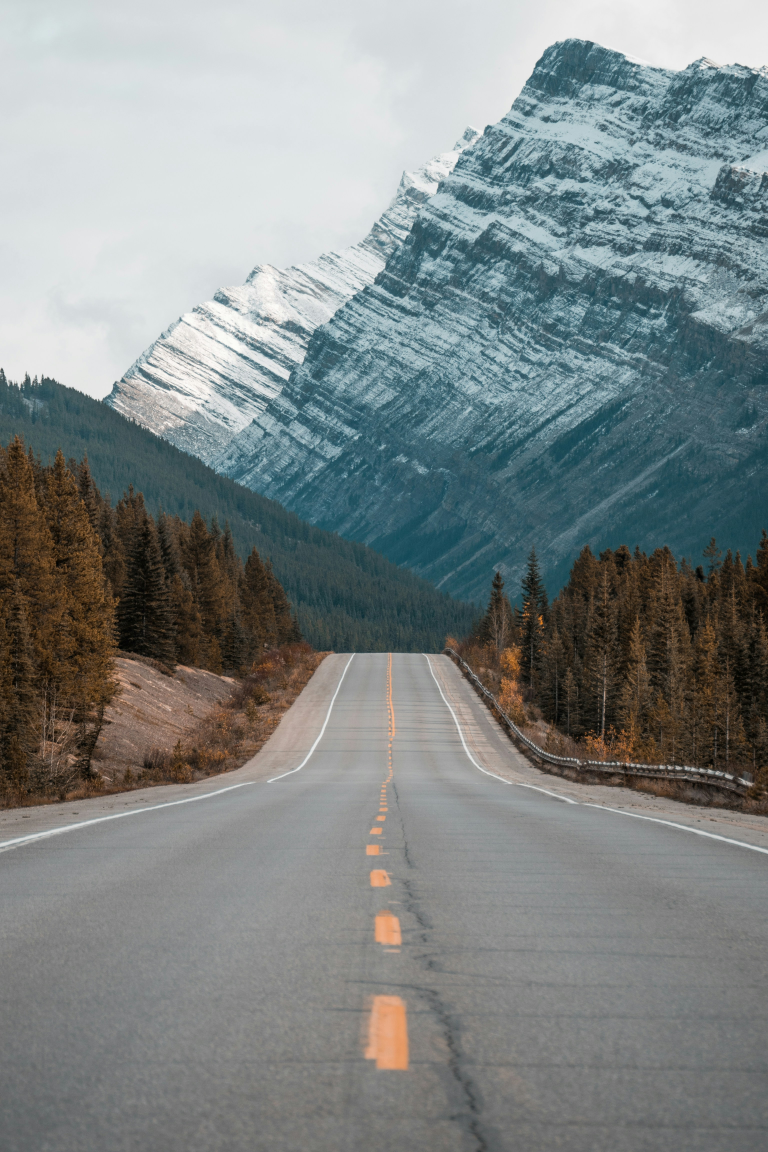
#> input picture road_example.jpg, 3072 x 4608 px, given in place of the camera (shown at 1/4 size)
$ python step2_servo_control_improved.py
#> lines starting #> are read from the running program, lines starting #| are printed output that depends on the picture; after the words box and inside, x2 and y2 are one past the last pixel; in counts of white or black regions, pixels touching at a corner belong together
# 1.라이브러리 import
import serial
import time
import cv2 as cv
import numpy as np

# 2.웹캠을 열기
cap = cv.VideoCapture(0)
if not cap.isOpened():
    print("Cannot open camera")
    exit()

def nothing(x):
    pass

# 아두이노 시리얼 연결 (COM 포트, 9600 속도)
ser = serial.Serial('COM5', 9600)
time.sleep(2)
# 이전 상태 변수 초기화
prev_status = "NOT DETECTED"
# FPS
prev_time = time.time()
# 감지시간
detect_start_time = None
# 트랙바 만들기
cv.namedWindow('Trackbar')
cv.createTrackbar('H_min', 'Trackbar', 35, 179, nothing)
cv.createTrackbar('H_max', 'Trackbar', 85, 179, nothing)
cv.createTrackbar('S_min', 'Trackbar', 50, 255, nothing)
cv.createTrackbar('S_max', 'Trackbar', 255, 255, nothing)
cv.createTrackbar('V_min', 'Trackbar', 50, 255, nothing)
cv.createTrackbar('V_max', 'Trackbar', 255, 255, nothing)


# 반복:
#   웹캠에서 프레임 읽기
while True:
    #   웹캠에서 프레임 읽기
    ret, frame = cap.read()
#> frame is the input picture: shape (4608, 3072, 3); mean B, G, R 133.3, 133.6, 126.7

        # ROI 좌표 및 크기 설정
    x = 300
    y = 100
    w = 100
    h = 100

    # ROI 추출 : [ 높이 시작 : 높이 끝, 너비 시작: 너비 끝 ]
    roi = frame[y:y+h, x:x+w]
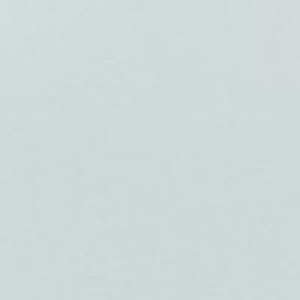
#> roi: shape (100, 100, 3) (shown 3 times larger); mean B, G, R 217.7, 216.7, 206.8

    #   HSV 색공간으로 변환
    hsv = cv.cvtColor(roi, cv.COLOR_BGR2HSV)
#> hsv: shape (100, 100, 3); mean H, S, V 93.1, 13, 217.7

    # 트랙바 값 읽기
    h_min = cv.getTrackbarPos('H_min', 'Trackbar')
    h_max = cv.getTrackbarPos('H_max', 'Trackbar')
    s_min = cv.getTrackbarPos('S_min', 'Trackbar')
    s_max = cv.getTrackbarPos('S_max', 'Trackbar')
    v_min = cv.getTrackbarPos('V_min', 'Trackbar')
    v_max = cv.getTrackbarPos('V_max', 'Trackbar')

    # 3.감지할 색상의 HSV 범위 설정
    lower = np.array([h_min, s_min, v_min])
    upper = np.array([h_max, s_max, v_max])
    #   마스크 픽셀 면적 계산
#   면적과 임계값 비교하여 상태 결정
    gray = cv.cvtColor(frame, cv.COLOR_BGR2GRAY)
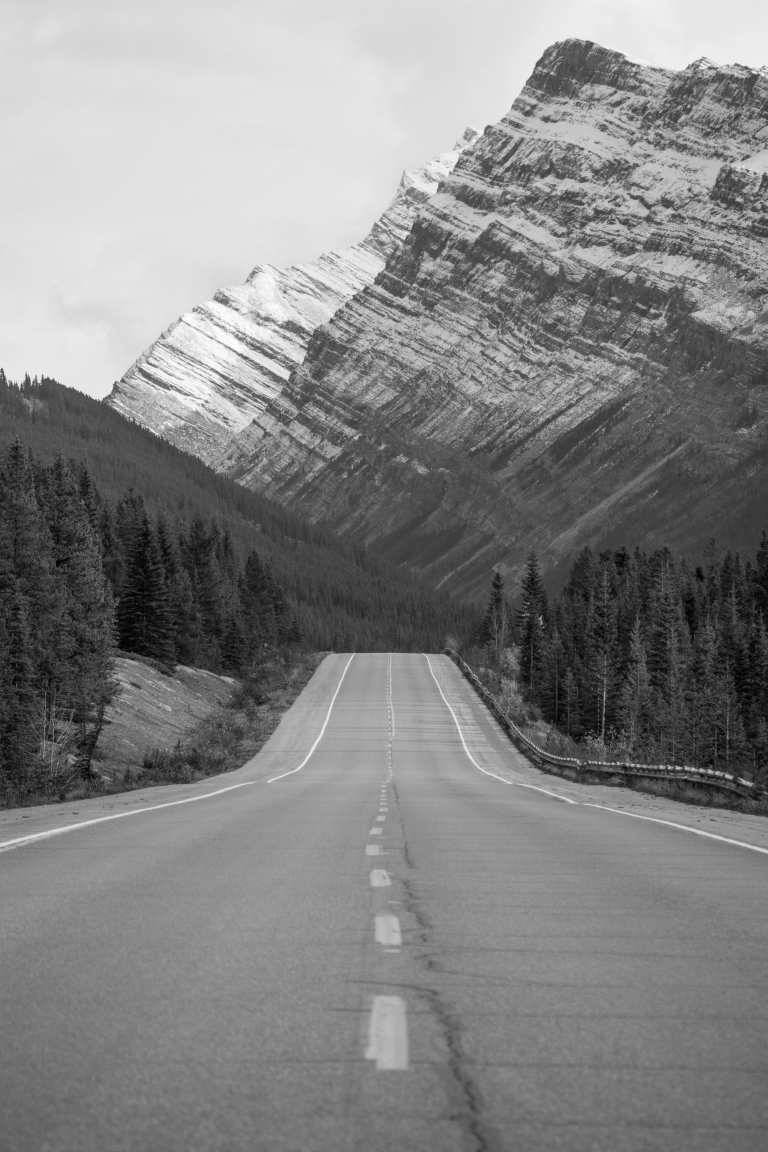
#> gray: shape (4608, 3072) (shown at 1/4 size); min 0, max 254, mean 131.5

    # 이진화 (Otsu 사용)
    _, binary = cv.threshold(gray, 0, 255, cv.THRESH_BINARY + cv.THRESH_OTSU)
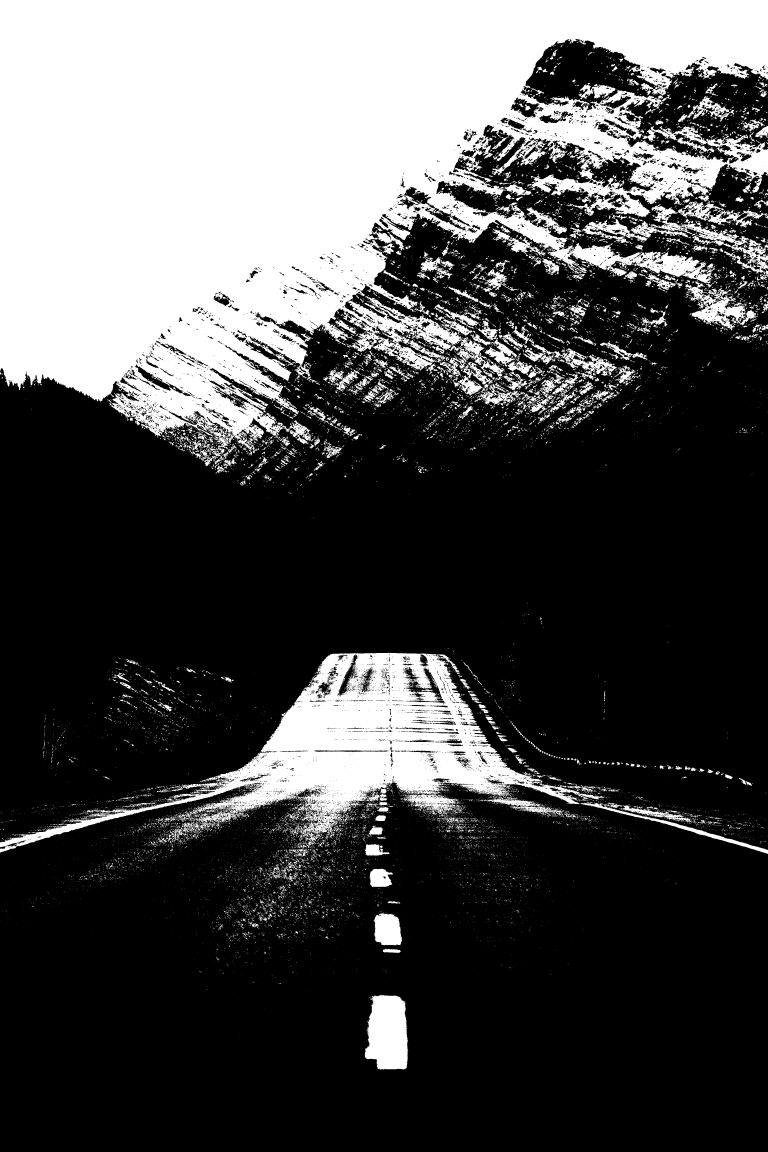
#> binary: shape (4608, 3072) (shown at 1/4 size); 30.2% white; 20949 white regions (19094 under 20 px)

    # 컨투어 검출
    contours, _ = cv.findContours(binary, cv.RETR_EXTERNAL, cv.CHAIN_APPROX_SIMPLE)
#> contours = 20139 contours, 19002 with area under 20; largest, box (x1, y1, x2, y2) and area: (0, 0, 3072, 1805) 3418154, (0, 2611, 2419, 3411) 526964, (1459, 3979, 1633, 4280) 41824, (2522, 816, 3072, 1122) 28558, (2741, 1125, 3031, 1322) 19875

    # 🔴 디버그 1: 검출된 전체 contour 개수
    print(f"\n[프레임 분석] 검출된 contour 개수: {len(contours)}")
#| [프레임 분석] 검출된 contour 개수: 20139

    # 가장 큰 컨투어 찾기
    largest_cnt = None
    max_area = 0
    valid_count = 0  # 조건 만족하는 contour 개수

    for idx, cnt in enumerate(contours):
        area = cv.contourArea(cnt)
        # 🔴 디버그 2: 각 contour의 면적
        print(f"  contour[{idx}] 면적: {area:.1f}", end="")

        if area > 50:
            valid_count += 1
            print(f" ✓ (조건 만족)", end="")
        print()  # 줄 바꿈

        if area > max_area:
            max_area = area
            largest_cnt = cnt
#> this loop made 20139 passes
#> (area, max_area) on pass 40: (41823.5, 41823.5)
#> area on passes 242, 877, 1009, 1106, 1194, 1207: 776, 229.5, 87, 86, 98, 11641
#|   contour[0] 면적: 0.0
#|   contour[1] 면적: 0.0
#|   contour[2] 면적: 0.0
#|   contour[3] 면적: 0.0
#|   contour[4] 면적: 0.0
#|   contour[5] 면적: 0.0
#|   contour[6] 면적: 0.0
#|   contour[7] 면적: 0.0
#> (further printed lines are left out)
#> after the loop, largest_cnt = contour of 31000 points, box (x1, y1, x2, y2) (0, 0, 3072, 1805), area 3418154; max_area = 3418154.5; valid_count = 536

    # 🔴 디버그 3: 조건 만족하는 contour 개수
    print(f"[조건 만족 (면적 > 50): {valid_count}개]")

    # 중심좌표 계산 (최소 크기 필터) - 루프 밖으로 이동!
    if largest_cnt is not None and max_area > 50:
        M = cv.moments(largest_cnt)
#> M = moments, m00 3418154.5, centre m10/m00, m01/m00 = (1188, 687.6)
        # 🔴 디버그 4: moments 값
        print(f"[moments] m00={M['m00']:.1f}, m10={M['m10']:.1f}, m01={M['m01']:.1f}")

        if M["m00"] > 0:
            cx = int(M["m10"] / M["m00"])
#> cx = 1187
            cy = int(M["m01"] / M["m00"])
#> cy = 687

            # 🔴 디버그 5: 중심점과 면적
            print(f"[빨간점 그림] 중심: ({cx}, {cy}), 면적: {max_area:.1f}")

            # 컨투어 그리기
            cv.drawContours(frame, [largest_cnt], 0, (0, 255, 0), 2)
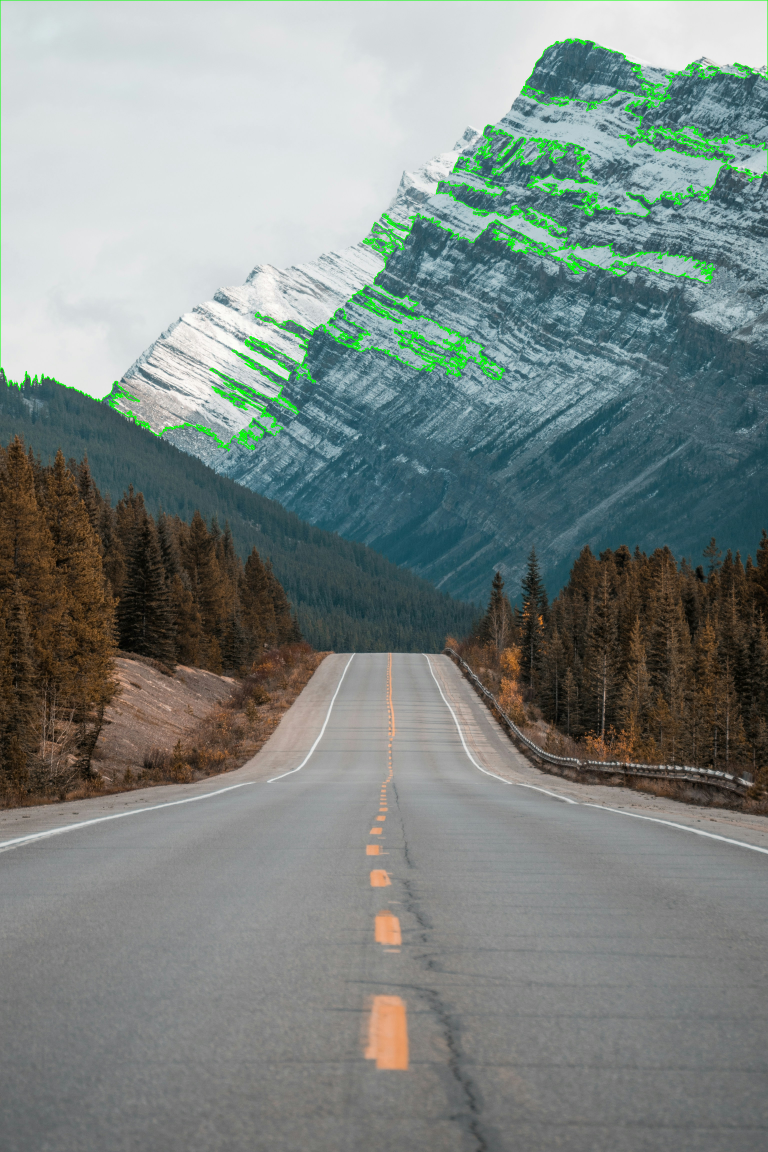
#> frame: shape (4608, 3072, 3) (shown at 1/4 size); mean B, G, R 131.1, 134.7, 124.9

            # 중심점 그리기 (빨강)
            cv.circle(frame, (cx, cy), 8, (0, 0, 255), -1)

            # 좌표 표시
            cv.putText(frame, f'Center: ({cx}, {cy})', (10, 30),
                    cv.FONT_HERSHEY_SIMPLEX, 0.7, (0, 255, 0), 2)
            cv.putText(frame, f'Area: {max_area:.0f}', (10, 60),
                    cv.FONT_HERSHEY_SIMPLEX, 0.7, (0, 255, 0), 2)
    else:
        print("[⚠️  조건 만족 contour 없음 - 빨간점 미표시]")

    #   마스크 생성 (특정 색상만 추출)
    mask = cv.inRange(hsv, lower, upper)
#> mask: shape (100, 100); every value is 0

      # 마스크 픽셀 면적 계산
    area = cv.countNonZero(mask)
#> area = 0

    # 임계값
    area_threshold = 1500

    inverted = cv.bitwise_not(frame)
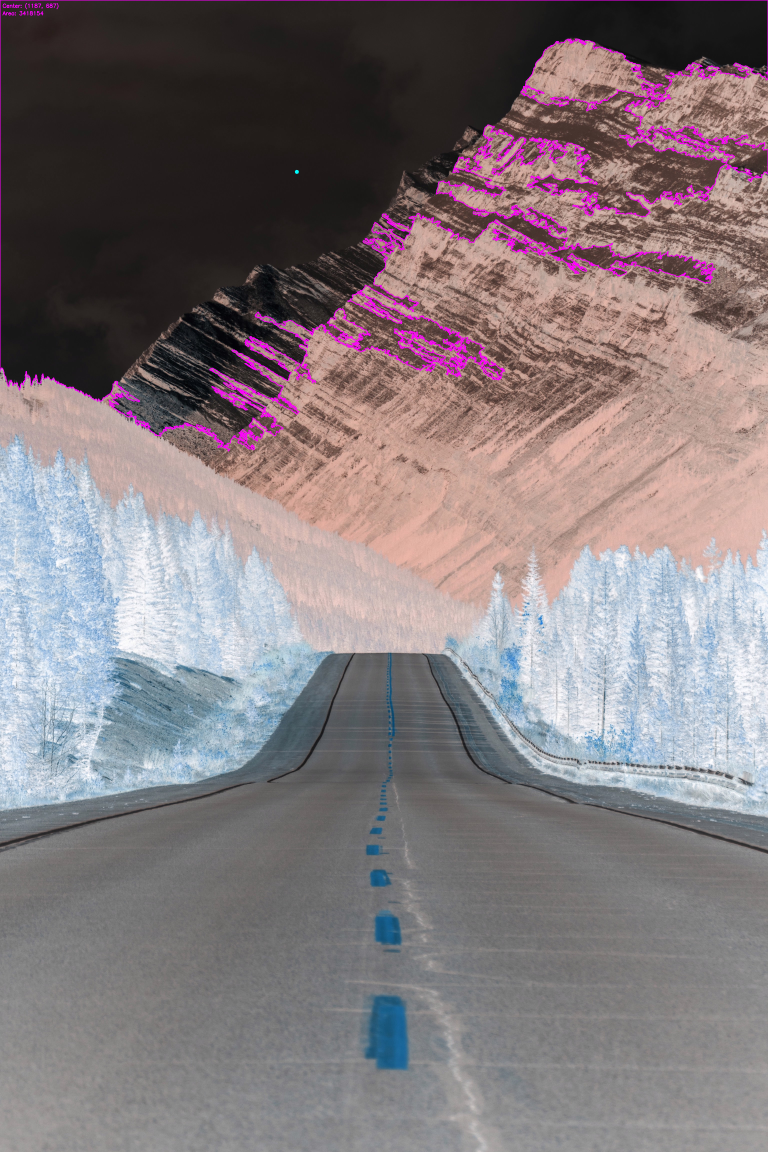
#> inverted: shape (4608, 3072, 3) (shown at 1/4 size); mean B, G, R 123.9, 120.3, 130.2
    kernel = cv.getStructuringElement(cv.MORPH_CROSS, (5,5))
    opened = cv.morphologyEx(inverted, cv.MORPH_OPEN, kernel)

     # 상태 결정
    if area > area_threshold:
        status = "DETECTED"
        color = (0, 255, 0)
    else:
        status = "NOT DETECTED"
        color = (0, 0, 255)

    if status == "DETECTED" and prev_status == "NOT DETECTED":
        detect_start_time = time.time()
        print(f"[감지 시작 시간] {detect_start_time:.3f}")


    # 상태가 바뀔 때만 전송
    if status != prev_status:
        if status == "DETECTED":
            ser.write(b'O')   # 열기
            print("아두이노로 O 전송")
        else:
            ser.write(b'C')   # 닫기
            print("아두이노로 C 전송")
        prev_status = status
    # 터미널 출력
    print(f"Area: {area}, Status: {status}")

    # 화면 출력
    cv.putText(frame, f"Status: {status}", (10, 100),
            cv.FONT_HERSHEY_SIMPLEX, 1, color, 2)

    # 결과 화면
    result = cv.bitwise_and(roi, roi, mask=mask)
#> result: shape (100, 100, 3); every value is 0
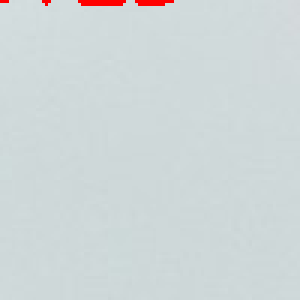
#> roi: shape (100, 100, 3) (shown 3 times larger); 0.59% of pixels changed, all inside (x1, y1, x2, y2) = (0, 0, 58, 2)

    if not ret:
        print("Can't receive frame (stream end?). Exiting ...")
        break

    key = cv.waitKey(1)
#> (key q is pressed here)
    # q 누르면 종료
    if key & 0xFF == ord('q'):
        break

#   면적과 임계값 비교하여 상태 결정

    print(f'roi.shape : {roi.shape}')

    # ROI 영역에 사각형 그리기
    cv.rectangle(frame, (x, y), (x+w, y+h), (255, 0, 0), 2)


    if status == "DETECTED" and detect_start_time is not None:
        response_time = time.time() - detect_start_time
        cv.putText(frame, f"Response: {response_time:.3f}s", (10, 180),
                cv.FONT_HERSHEY_SIMPLEX, 0.7, (0, 255, 255), 2)
    # FPS 출력
    current_time = time.time()
    fps = 1 / (current_time - prev_time)
    prev_time = current_time
    cv.putText(frame, f"FPS: {fps:.1f}", (10, 140),
        cv.FONT_HERSHEY_SIMPLEX, 0.7, (255, 255, 0), 2)

    #   상태를 터미널과 화면에 표시
    cv.imshow('frame',frame)
    cv.imshow('Mask',mask)
    cv.imshow('Result',result)
    cv.imshow("opening", opened)


# 리소스 해제
cap.release()
cv.destroyAllWindows()
